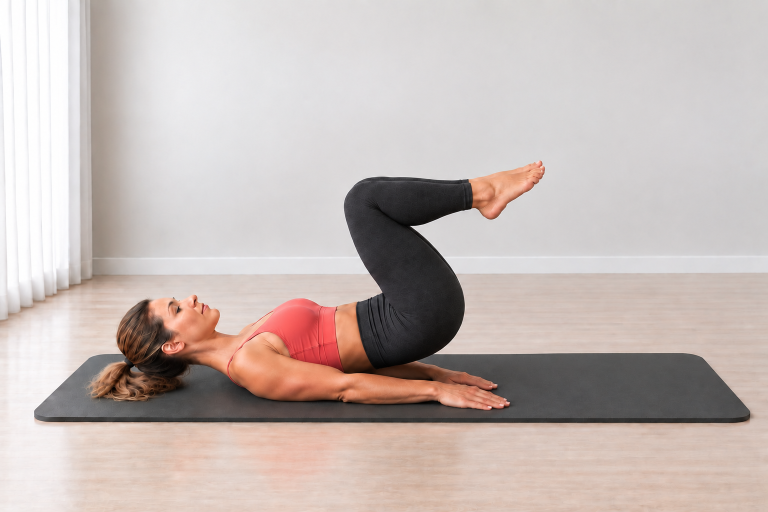
#> input picture Pilates Assets/02_Exercise_Cards/Reverse Crunch/reverse_crunch_hero.png, 1536 x 1024 px (shown at 1/2 size)
$ python build_reverse_crunch_cards.py
#> lines starting #> are read from the running program, lines starting #| are printed output that depends on the picture; after the words box and inside, x2 and y2 are one past the last pixel; in counts of white or black regions, pixels touching at a corner belong together
from pathlib import Path
from PIL import Image, ImageDraw, ImageFont, ImageOps
import hashlib

ROOT = Path(__file__).resolve().parents[3]
FOLDER = ROOT / 'Pilates Assets' / '02_Exercise_Cards' / 'Reverse Crunch'
START = FOLDER / 'reverse_crunch_start.png'
HERO = FOLDER / 'reverse_crunch_hero.png'
GUIDE = FOLDER / 'reverse_crunch_guide_card_v01.png'
STEP = FOLDER / 'reverse_crunch_step_by_step_v01.png'
BG=(244,251,250); CARD=(255,255,255); INK=(38,44,47); MUTED=(101,115,119); TEAL=(20,154,154); TEAL_D=(14,122,123); LINE=(210,232,230); SOFT=(231,247,246); WARN=(255,247,244); WARN_LINE=(242,220,216); WARN_ICON=(199,92,84)
FONT_DIR=Path(r'C:\Windows\Fonts')
GUIDE_HOW=[
('1','Lehni si na záda, paže nech podél těla a nohy zvedni do tabletop.'),
('2','S výdechem podsadíš pánev a jemně přitáhneš kolena směrem k hrudníku.'),
('3','S nádechem vrať pánev kontrolovaně zpět a nohy do výchozí pozice.'),
]
GUIDE_WATCH='Nešvihej nohama, nezvedej ramena k uším a nepřenášej pohyb do krku. Bedra pokládej kontrolovaně.'
STEP_TEXTS=[
('KROK 1','VÝCHOZÍ POZICE',START,'Lehni si na záda, paže nech podél těla a nohy zvedni do tabletop. Hlava a ramena zůstávají na podložce.'),
('KROK 2','PODSADIT PÁNEV',HERO,'S výdechem veď pohyb z břicha, jemně podsadíš pánev a přitáhneš kolena směrem k hrudníku.'),
('KROK 3','KONTROLOVANÝ NÁVRAT',START,'S nádechem vrať pánev dolů bez švihu a nastav nohy zpět do tabletop.'),
]
STEP_WATCH='Nešvihej nohama, nezvedej ramena k uším a nepřenášej pohyb do krku. Bedra pokládej kontrolovaně.'

def sha256(path):
    return hashlib.sha256(path.read_bytes()).hexdigest()

def font(name,size):
    for c in (FONT_DIR/name,FONT_DIR/'arial.ttf',FONT_DIR/'segoeui.ttf'):
        if c.exists(): return ImageFont.truetype(str(c),size)
    return ImageFont.load_default()

F={'title':font('arialbd.ttf',42),'h2':font('arialbd.ttf',25),'h3':font('arialbd.ttf',20),'body':font('arial.ttf',22),'small':font('arial.ttf',17),'small_b':font('arialbd.ttf',17),'tiny':font('arial.ttf',14),'step_title':font('arialbd.ttf',38),'step_h':font('arialbd.ttf',24),'step_body':font('arial.ttf',23)}

def rounded(d,box,radius=28,fill=CARD,outline=LINE,width=2):
    d.rounded_rectangle(box,radius=radius,fill=fill,outline=outline,width=width)

def wrap_text(d,text,fnt,maxw):
    words=text.split(); lines=[]; cur=''
    for w in words:
        test=(cur+' '+w).strip()
        if d.textbbox((0,0),test,font=fnt)[2] <= maxw or not cur:
            cur=test
        else:
            lines.append(cur); cur=w
    if cur: lines.append(cur)
    return lines

def draw_wrapped(d,xy,text,fnt,fill,maxw,line_gap=7):
    x,y=xy
    for line in wrap_text(d,text,fnt,maxw):
        d.text((x,y),line,font=fnt,fill=fill)
        y += d.textbbox((0,0),line,font=fnt)[3]+line_gap
    return y

def fit_image(path,size):
    return ImageOps.fit(Image.open(path).convert('RGB'),size,method=Image.Resampling.LANCZOS,centering=(0.5,0.5))

def paste_round(base,im,box,radius=22):
    x1,y1,x2,y2=box; size=(x2-x1,y2-y1)
    if im.size != size:
        im=im.resize(size,Image.Resampling.LANCZOS)
    mask=Image.new('L',size,0)
    ImageDraw.Draw(mask).rounded_rectangle((0,0,size[0],size[1]),radius=radius,fill=255)
    base.paste(im,(x1,y1),mask)

def center_text(d,box,text,fnt,fill):
    x1,y1,x2,y2=box; b=d.textbbox((0,0),text,font=fnt)
    d.text((x1+(x2-x1-(b[2]-b[0]))/2,y1+(y2-y1-(b[3]-b[1]))/2-2),text,font=fnt,fill=fill)

def pill(d,xy,text,fnt,fill=SOFT,outline=LINE,txt=TEAL_D):
    x,y=xy; b=d.textbbox((0,0),text,font=fnt); px,py=16,8
    box=(x,y,x+b[2]-b[0]+px*2,y+b[3]-b[1]+py*2)
    d.rounded_rectangle(box,radius=16,fill=fill,outline=outline,width=1)
    d.text((x+px,y+py-1),text,font=fnt,fill=txt)
    return box[2]+8

def draw_icon(d,center,kind,color=TEAL):
    x,y=center
    if kind=='breath':
        d.arc((x-8,y-8,x+8,y+8),25,320,fill=color,width=3); d.line((x+7,y-8,x+12,y-8,x+12,y-3),fill=color,width=3)
    elif kind=='focus':
        d.ellipse((x-8,y-8,x+8,y+8),outline=color,width=3); d.ellipse((x-3,y-3,x+3,y+3),fill=color)
    elif kind=='repeat':
        d.arc((x-9,y-7,x+9,y+7),200,20,fill=color,width=3); d.polygon([(x+8,y-8),(x+14,y-5),(x+9,y-1)],fill=color)
    elif kind=='warn':
        d.polygon([(x,y-10),(x-10,y+9),(x+10,y+9)],outline=color,width=3); d.line((x,y-3,x,y+3),fill=color,width=2); d.ellipse((x-1,y+6,x+1,y+8),fill=color)

def build_guide():
    img=Image.new('RGB',(780,1688),BG); d=ImageDraw.Draw(img)
    rounded(d,(34,34,746,132),28,CARD,LINE,2)
    d.text((62,52),'ZKRACOVAČKA OBRÁCENĚ',font=F['title'],fill=INK)
    d.text((62,98),'REVERSE CRUNCH',font=F['small_b'],fill=TEAL_D)
    draw_wrapped(d,(62,118),'Posiluje spodní část břicha a učí kontrolované podsazení pánve.',F['tiny'],MUTED,650,2)
    x=62; x=pill(d,(x,142),'Břicho',F['small_b']); pill(d,(x,142),'Kontrola pánve',F['small_b'])
    rounded(d,(34,196,746,653),28,CARD,LINE,2); paste_round(img,fit_image(HERO,(680,393)),(50,218,730,611),22)
    mini_y,mini_w,mini_h,gap=675,218,146,22; xs=[34,34+mini_w+gap,34+2*(mini_w+gap)]
    labels=[('START','Nohy v tabletop'),('PODSADIT','Kolena k hrudníku'),('NÁVRAT','Zpět do startu')]
    for i,(x0,(label,caption),path) in enumerate(zip(xs,labels,[START,HERO,START]),1):
        rounded(d,(x0,mini_y,x0+mini_w,mini_y+mini_h+58),22,CARD,LINE,2)
        paste_round(img,fit_image(path,(mini_w-22,mini_h)),(x0+11,mini_y+10,x0+mini_w-11,mini_y+10+mini_h),16)
        d.ellipse((x0+15,mini_y+15,x0+43,mini_y+43),fill=TEAL)
        center_text(d,(x0+15,mini_y+15,x0+43,mini_y+43),str(i),F['tiny'],(255,255,255))
        center_text(d,(x0+8,mini_y+mini_h+14,x0+mini_w-8,mini_y+mini_h+40),label,F['small_b'],INK)
        center_text(d,(x0+8,mini_y+mini_h+38,x0+mini_w-8,mini_y+mini_h+57),caption,F['tiny'],MUTED)
    info_y,box_w,box_h=915,218,142
    info=[('breath','DECH','Výdech při podsazení pánve. Nádech při návratu.'),('focus','ZAMĚŘ SE','Pohyb veď z břicha, ne švihem nohou.'),('repeat','OPAKOVÁNÍ','Plynule podle dávky v tréninku.')]
    for x0,(kind,head,body) in zip(xs,info):
        rounded(d,(x0,info_y,x0+box_w,info_y+box_h),22,CARD,LINE,2)
        draw_icon(d,(x0+28,info_y+30),kind)
        d.text((x0+48,info_y+18),head,font=F['small_b'],fill=TEAL_D)
        draw_wrapped(d,(x0+18,info_y+56),body,F['small'],INK,box_w-36,4)
    rounded(d,(34,1090,746,1412),26,CARD,LINE,2)
    d.text((62,1120),'JAK PROVÉST',font=F['h2'],fill=INK); y=1165
    for number,text in GUIDE_HOW:
        d.ellipse((62,y+2,92,y+32),fill=SOFT,outline=LINE,width=1)
        center_text(d,(62,y+2,92,y+32),number,F['small_b'],TEAL_D)
        y=draw_wrapped(d,(106,y),text,F['body'],INK,590,7)+12
    rounded(d,(34,1440,746,1618),26,WARN,WARN_LINE,2)
    draw_icon(d,(64,1473),'warn',WARN_ICON)
    d.text((92,1457),'HLÍDEJ SI',font=F['h3'],fill=INK)
    draw_wrapped(d,(62,1500),GUIDE_WATCH,F['body'],INK,640,7)
    d.text((54,1640),'Moovka',font=F['tiny'],fill=MUTED)
    img.save(GUIDE)

def build_step():
    img=Image.new('RGB',(780,2280),BG); d=ImageDraw.Draw(img)
    rounded(d,(34,34,746,126),28,CARD,LINE,2)
    d.text((62,56),'Krok za krokem',font=F['step_title'],fill=INK)
    d.text((62,98),'REVERSE CRUNCH / ZKRACOVAČKA OBRÁCENĚ',font=F['small_b'],fill=TEAL_D)
    y=160
    for step_label,heading,photo,body in STEP_TEXTS:
        card_h=575
        rounded(d,(34,y,746,y+card_h),28,CARD,LINE,2)
        d.rounded_rectangle((58,y+24,148,y+54),radius=15,fill=SOFT,outline=LINE,width=1)
        center_text(d,(58,y+24,148,y+54),step_label,F['small_b'],TEAL_D)
        d.text((62,y+72),heading,font=F['step_h'],fill=INK)
        paste_round(img,fit_image(photo,(656,352)),(62,y+114,718,y+466),22)
        draw_wrapped(d,(62,y+486),body,F['step_body'],INK,650,7)
        y += card_h+18
    rounded(d,(34,y,746,y+300),28,WARN,WARN_LINE,2)
    draw_icon(d,(66,y+45),'warn',WARN_ICON)
    d.text((98,y+28),'HLÍDEJ SI',font=F['step_h'],fill=INK)
    draw_wrapped(d,(62,y+82),STEP_WATCH,F['step_body'],INK,650,8)
    d.text((54,2240),'Moovka',font=F['tiny'],fill=MUTED)
    img.save(STEP)

def main():
    start_hash=sha256(START); hero_hash=sha256(HERO)
    build_guide(); build_step()
#> in build_guide, `img = Image.new('RGB', (780, 1688), BG)`:
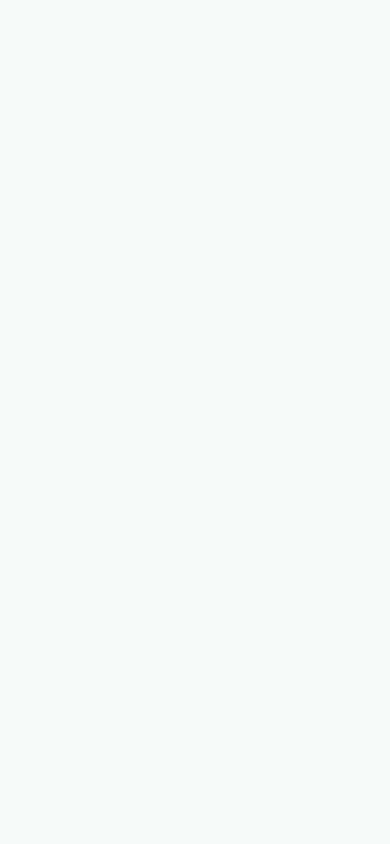
#> img: PIL image 780x1688 RGB (shown at 1/2 size); mean R, G, B 244, 251, 250
#> in build_guide, `x = pill(d, (x, 142), 'Břicho', F['small_b'])`: x = 133
#> in paste_round, `x1, y1, x2, y2 = box`: x1 = 50; y1 = 218; x2 = 730; y2 = 611
#> in paste_round, `size = (x2 - x1, y2 - y1)`: size = (680, 393)
#> in paste_round, `mask=Image.new('L',size,0)`: mask: PIL image 680x393 L; every value is 0
#> in paste_round, `ImageDraw.Draw(mask).rounded_rectangle((0,0,size[0],size[1]),radius=ra..`:
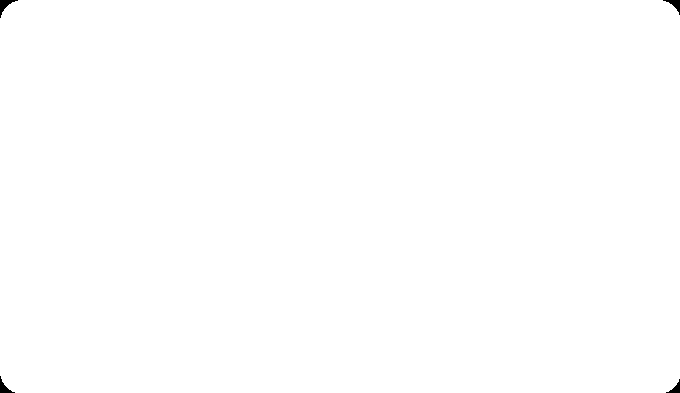
#> mask: PIL image 680x393 L; 99.9% white; 4 black regions, box (x1, y1, x2, y2) and area: (0, 0, 18, 18) 111, (663, 0, 680, 15) 93, (0, 376, 15, 393) 93, (666, 379, 680, 393) 76
#> call 2 of fit_image, with size = (196, 146)
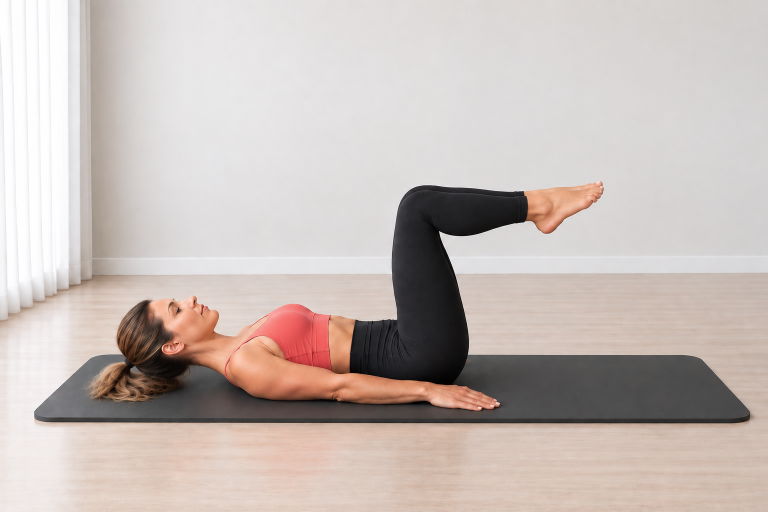
#> input picture Pilates Assets/02_Exercise_Cards/Reverse Crunch/reverse_crunch_start.png, 1536 x 1024 px (shown at 1/2 size)
#> in fit_image (call 2), `return ImageOps.fit(Image.open(path).convert('RGB'),size,method=Image...`:
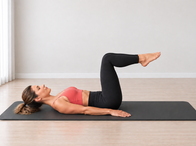
#> returned value: PIL image 196x146 RGB; mean R, G, B 195.6, 184, 179.4
#> call 2 of paste_round, with box = (45, 685, 241, 831), radius = 16
#> in paste_round (call 2), `x1, y1, x2, y2 = box`: x1 = 45; y1 = 685; x2 = 241; y2 = 831
#> in paste_round (call 2), `size = (x2 - x1, y2 - y1)`: size = (196, 146)
#> in paste_round (call 2), `mask=Image.new('L',size,0)`: mask: PIL image 196x146 L; every value is 0
#> in paste_round (call 2), `ImageDraw.Draw(mask).rounded_rectangle((0,0,size[0],size[1]),radius=ra..`:
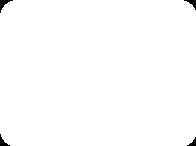
#> mask: PIL image 196x146 L; 99.3% white; 4 black regions, box (x1, y1, x2, y2) and area: (0, 0, 13, 13) 61, (184, 0, 196, 10) 48, (0, 134, 10, 146) 48, (187, 137, 196, 146) 36
#> the loop in build_guide, `for number,text in GUIDE_HOW:` made 3 passes
#> y on passes 1 to 3: 1196, 1227, 1258
#> after the loop in build_guide, `for number,text in GUIDE_HOW:`: y = 1258
#> in fit_image (call 5), `return ImageOps.fit(Image.open(path).convert('RGB'),size,method=Image...`:
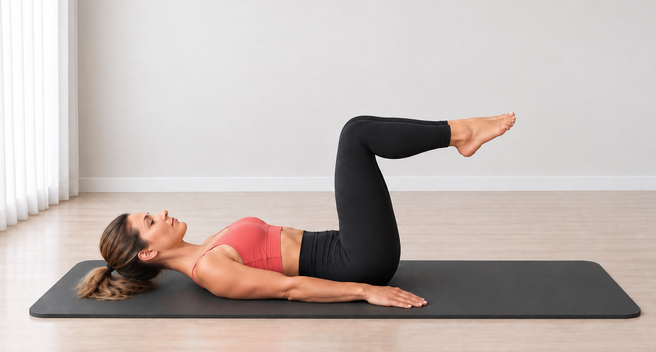
#> returned value: PIL image 656x352 RGB; mean R, G, B 193, 182, 177.9
#> in paste_round (call 5), `mask=Image.new('L',size,0)`: mask: PIL image 656x352 L; every value is 0
#> in paste_round (call 5), `ImageDraw.Draw(mask).rounded_rectangle((0,0,size[0],size[1]),radius=ra..`: mask: PIL image 656x352 L; 99.8% white; 4 black regions, box (x1, y1, x2, y2) and area: (0, 0, 18, 18) 111, (639, 0, 656, 15) 93, (0, 335, 15, 352) 93, (642, 338, 656, 352) 76
#> in build_step, `img.save(STEP)`:
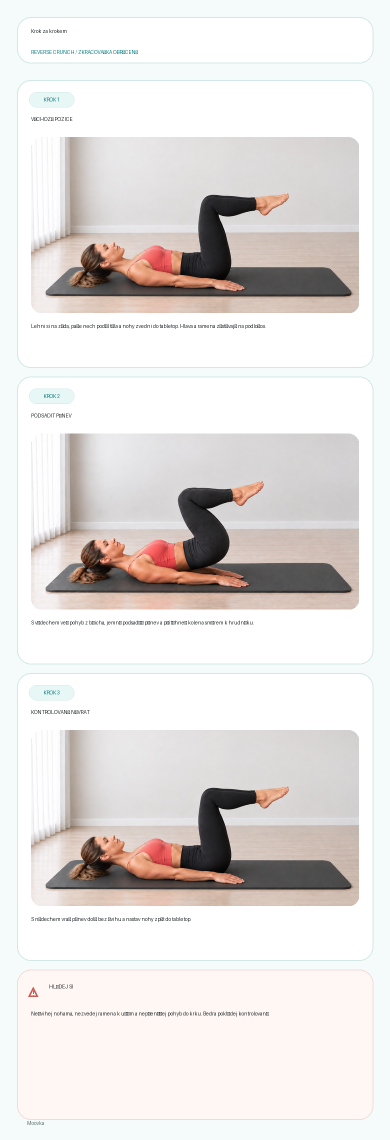
#> saved as reverse_crunch_step_by_step_v01.png: PIL image 780x2280 RGB (shown at 1/2 size); mean R, G, B 227.7, 223.7, 221.6
    if sha256(START)!=start_hash or sha256(HERO)!=hero_hash:
        raise RuntimeError('Source START/HERO changed')
    for path, expected in ((GUIDE,(780,1688)),(STEP,(780,2280))):
        with Image.open(path) as im:
            if im.size != expected:
                raise RuntimeError(f'Unexpected export size for {path.name}: {im.size}')
    print(f'Exported {GUIDE.name} 780x1688')
    print(f'Exported {STEP.name} 780x2280')
    print('Source START/HERO unchanged')

if __name__ == '__main__':
    main()
